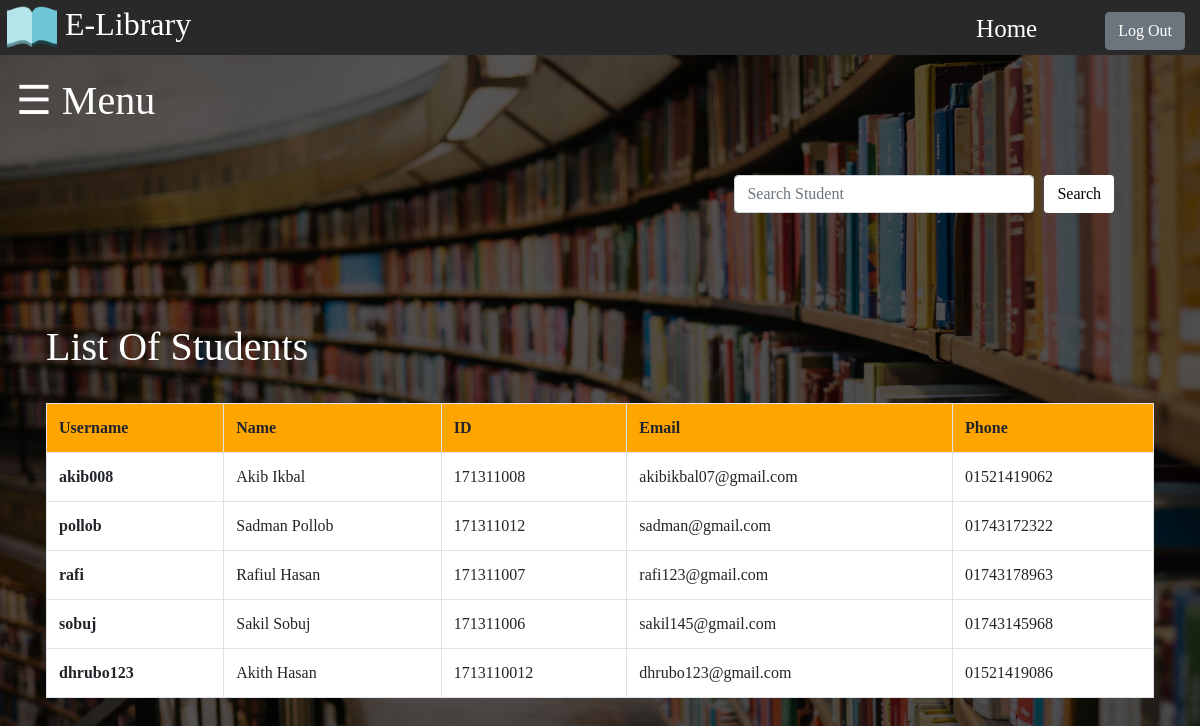
The page /Library/Librarian/studentinfo.php on the database its author committed.
### tables this page shows
CREATE TABLE `student` (
  `first` varchar(100) NOT NULL,
  `last` varchar(100) NOT NULL,
  `username` varchar(100) NOT NULL,
  `password` varchar(100) NOT NULL,
  `roll` int(100) NOT NULL,
  `email` varchar(100) NOT NULL,
  `phone` varchar(100) NOT NULL
);

### Library/Librarian/studentinfo.php (the view, shortened to what this page needs)
<!DOCTYPE html>
<html>
<head>
		<link rel="stylesheet" type="text/css" href="../bootstrap/css/bootstrap.min.css">
</head>
<body>
<div class="main2">
<div class="main3"><img src="../Img/b.png" width="50px" height="50px"><h2>E-Library</h2></div>
		<ul class="list">
			<li><a href="aindex.php">Home</a></li>
			<li><a href="#"><?php echo $_SESSION['admin_user']; ?></a>
			</li>
			<li><?php include('logout.php'); ?>
			</li>
		</ul>
	</div>
<div id="main">
  <span style="font-size:40px;color:white;cursor:pointer" onclick="openNav()">&#9776; Menu</span>
	<div >
		<br>
		<form action="" method="post">
			<div>
				<button style="background-color: white;color: black;float: right; margin: auto;margin-top: 20px; margin-right:70px" type="submit" name="submit" class="btn btn-default">Search
				</button>
				<input style="width: 300px;float: right; margin: auto; margin-top: 20px; margin-right:10px;" class="form-control" type="text" name="search" placeholder="Search Student">
				<br><br>
				<br>
			</div>
		</form>
	</div>
	<div>
		<br>
		<br>
		<br>
		<br>
		<h1 style="color:white; margin-left:30px; ">List Of Students</h1>
		<br>
	</div>
	<div class="main4">
		<?php
		$db=mysqli_connect("localhost","root","","library");
		if(isset($_POST['submit']))
		{
			$q=mysqli_query($db,"SELECT * FROM `student` where first like '%$_POST[search]%' or last like '%$_POST[search]%' ");
			if(mysqli_num_rows($q)==0)
			{
				echo "<h3 style=color:red;>No Student Found</h3>";
			}
			else
			{
				echo "<table class='table table-bordered'>";
			echo "<tr style='background-color:orange;'>";
			echo "<th>";  echo "Username";   echo "</th>";
			echo "<th>";  echo "Name";   echo "</th>";
			echo "<th>";  echo "ID";   echo "</th>";
			echo "<th>";  echo "Email";   echo "</th>";
			echo "<th>";  echo "Phone";   echo "</th>";
			echo "</tr>";
			while ($row=mysqli_fetch_assoc($q)) {
				echo "<tr style='background-color:white;'>";
				echo "<th>";  echo $row['username'];   echo "</td>";
			echo "<td>";  echo $row['first']; echo " "; echo $row['last'];  echo "</td>";
			echo "<td>";  echo $row['roll'];   echo "</td>";
			echo "<td>";  echo $row['email'];   echo "</td>";
			echo "<td>";  echo $row['phone'];   echo "</td>";
				echo "</tr>";
			}
			echo "</table>";
			}
		}
		else
		{
				$res=mysqli_query($db,"SELECT * FROM `student`;");
			echo "<table class='table table-bordered'>";
			echo "<tr style='background-color:orange;'>";
				echo "<th>";  echo "Username";   echo "</th>";
			echo "<th>";  echo "Name";   echo "</th>";
			echo "<th>";  echo "ID";   echo "</th>";
			echo "<th>";  echo "Email";   echo "</th>";
			echo "<th>";  echo "Phone";   echo "</th>";
			echo "</tr>";
			while ($row=mysqli_fetch_assoc($res)) {
				echo "<tr style='background-color:white;'>";
				echo "<th>";  echo $row['username'];   echo "</td>";
			echo "<td>";  echo $row['first']; echo " "; echo $row['last'];  echo "</td>";
			echo "<td>";  echo $row['roll'];   echo "</td>";
			echo "<td>";  echo $row['email'];   echo "</td>";
			echo "<td>";  echo $row['phone'];   echo "</td>";
				echo "</tr>";
			}
			echo "</table>";
		}
		 ?>
	</div>
	</div>
</body>
</html>

### Library/Librarian/studentinfo.php (style rules this page uses)
* { margin: 0; padding: 0; font-family: Century Gothic; }
body { transition: background-color .5s; background-image: url('../Img/index.jpg'); background-repeat: no-repeat; background-size: cover; }
#main { transition: margin-left .5s; padding: 16px; }
.main2 { height: 60px; width:100%; margin-top: -5px; background-color: #2A2929; }
.main2 ul { list-style-type: none; float: right; }
.main2 ul li { text-align: center; font-size: 25px; padding:15px; display: inline-block; }
.main2 ul li a { text-decoration: none; color: white; font-size: 25px; }
.list a { text-decoration: none; }
.main3 h2 { position:absolute; color: white; margin-top: 10px; margin-left: 65px; }
.main3 img { position: absolute; margin-top: 7px; margin-left: 7px; }
.main4 { margin-left: 30px; margin-right: 30px; }

### rows shown on the page
student: username "akib008", first "Akib", last "Ikbal", roll "171311008", email "akibikbal07@gmail.com", phone "01521419062"
student: username "pollob", first "Sadman", last "Pollob", roll "171311012", email "sadman@gmail.com", phone "01743172322"
student: username "rafi", first "Rafiul", last "Hasan", roll "171311007", email "rafi123@gmail.com", phone "01743178963"
student: username "sobuj", first "Sakil", last "Sobuj", roll "171311006", email "sakil145@gmail.com", phone "01743145968"
student: username "dhrubo123", first "Akith", last "Hasan", roll "1713110012", email "dhrubo123@gmail.com", phone "01521419086"
